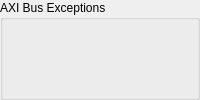
             <widget class="QWidget" name="G_AXI_BUS_EXCEPTIONS" >
              <layout class="QVBoxLayout" >
               <property name="margin" >
                <number>0</number>
               </property>
               <property name="spacing" >
                <number>0</number>
               </property>
               <item>
                <widget class="QGroupBox" name="groupBox_axi_bus_exceptions" >
                 <property name="title" >
                  <string>AXI Bus Exceptions</string>
                 </property>
                 <property name="lineWidth" stdset="0" >
                  <number>1</number>
                 </property>
                 <layout class="QVBoxLayout" >
                  <property name="margin" >
                   <number>0</number>
                  </property>
                  <property name="spacing" >
                   <number>0</number>
                  </property>
                  <item>
                   <widget class="MdtGui::LabeledCheckbox" name="C_M_AXI_D_BUS_EXCEPTION" >
                    <property name="TclProc" >
                      <string>gui_daxi_bus_exception</string>
                    </property>
                    <property name="Label" >
                     <string>Enable Data-side AXI Exception</string>
                    </property>
                    <property name="LabelTooltip" >
                     <string>&lt;qt>Enable the data-side Advanced eXtensible Interconnect (AXI) exception.  This causes an exception if there is an error on the data-side AXI bus.  The user must provide their own exception handler.&lt;/qt></string>
                    </property>
                    <property name="Key" >
                     <string>C_M_AXI_D_BUS_EXCEPTION</string>
                    </property>
                    <property name="Hidden" >
                     <bool>false</bool>
                    </property>
                   </widget>
                  </item>
                  <item>
                   <widget class="MdtGui::LabeledCheckbox" name="C_M_AXI_I_BUS_EXCEPTION" >
                    <property name="TclProc" >
                      <string>gui_iaxi_bus_exception</string>
                    </property>
                    <property name="Label" >
                     <string>Enable Instruction-side AXI Exception</string>
                    </property>
                    <property name="LabelTooltip" >
                     <string>&lt;qt>Enable the instruction-side Advanced eXtensible Interconnect (AXI) exception.  This causes an exception if there is an error on the instruction-side AXI bus.  The user must provide their own exception handler.&lt;/qt></string>
                    </property>
                    <property name="Key" >
                     <string>C_M_AXI_I_BUS_EXCEPTION</string>
                    </property>
                   </widget>
                  </item>
                 </layout>
                </widget>
               </item>
              </layout>
             </widget>
